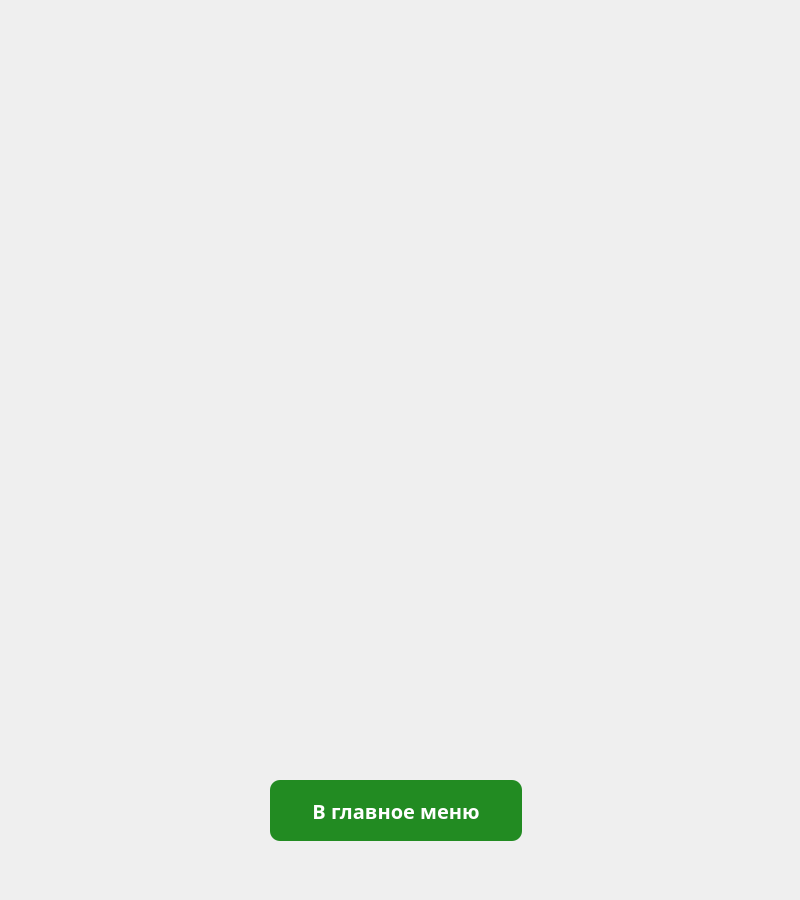
<?xml version="1.0" encoding="UTF-8"?>
<ui version="4.0">
 <class>AboutWindow</class>
 <widget class="QWidget" name="AboutWindow">
  <property name="geometry">
   <rect>
    <x>0</x>
    <y>0</y>
    <width>800</width>
    <height>900</height>
   </rect>
  </property>
  <property name="windowTitle">
   <string>Form</string>
  </property>
  <property name="styleSheet">
   <string notr="true"/>
  </property>
  <widget class="QPushButton" name="pushButton">
   <property name="geometry">
    <rect>
     <x>270</x>
     <y>780</y>
     <width>252</width>
     <height>61</height>
    </rect>
   </property>
   <property name="font">
    <font>
     <family>Arial Black</family>
     <pointsize>-1</pointsize>
     <weight>75</weight>
     <italic>false</italic>
     <bold>true</bold>
    </font>
   </property>
   <property name="styleSheet">
    <string notr="true">QPushButton{
background-color: #228B22;
	 color : white;
     border-style: outset;
     border-radius: 10px;
     border-color: beige;
     font: bold 20px;
     min-width: 10em;
     padding: 6px;
}

QPushButton:hover{
	background-color: green;
}

QPushButton:pressed {
    background-color: qlineargradient(x1: 0, y1: 0, x2: 0, y2: 1,
                                      stop: 0 #008000, stop: 1 #006400);
}</string>
   </property>
   <property name="text">
    <string>В главное меню</string>
   </property>
  </widget>
 </widget>
 <resources/>
 <connections/>
</ui>
